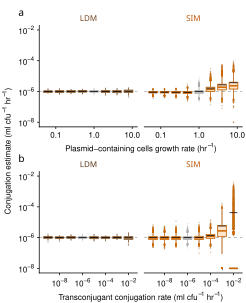

Write the R code that produced this figure.
# Packages ----------------------------------------------------------
library(tidyverse)
library(patchwork)
library(egg)
library(grid)
library(cowplot)
library(ungeviz)
library(scales)
source(file = "Simulation_functions_parameter_sweep.R")
theme_set(theme_cowplot())

# General plotting customization -------------------------------------------------
Figure_width = 3.42 # in width for one column figure in PNAS
Figure_label_size = 10
margin_y_axis = 0.2
margin_right = 0.2
margin_left = 0.2
plot_width = Figure_width - margin_right - margin_left - margin_y_axis
plot_height = plot_width/2
Figure_height = 3.42 + (0.2*2) + (0.2*2)
y_axis_label = expression(paste("Conjugation estimate (ml ", 'cfu'^-1, ' hr'^-1, ")"))
text_size_axis_title = 8

# psiD sweep data -------------------------------------------------
psiD_frame <- Parameter_sweep_load_data(treatments_filename = "Treatments_master.csv",
                                        simulation_estimates_folder = "data/psiD",
                                        new_zero_value = 1e-8, 
                                        parameter_for_xaxis_values = 'psiD')
psiD_mean_frame <- Parameter_sweep_mean_calculation(treatments_filename = "Treatments_master.csv",
                                                    simulation_estimates_folder = "data/psiD",
                                                    new_zero_value = 1e-8, 
                                                    parameter_for_xaxis_values = 'psiD')
psiD_frame <- psiD_frame %>%
  filter(estimate %in% c('LDM', 'SIM'))
psiD_mean_frame <- psiD_mean_frame %>%
  filter(estimate %in% c('LDM', 'SIM'))
psiD <- Box_plot(sim_data_frame = psiD_frame, 
                 mean_dataframe = psiD_mean_frame,
                 x_axis_label = expression(paste("Plasmid-containing cells growth rate (", 'hr'^-1, ")")),
                 Set_conjugation_rate = 1e-6, 
                 y_axis_min = 1e-8, 
                 y_axis_max = 1e-2,
                 color = c('tan4', c(rgb(205, 102, 0, maxColorValue = 255))), #tan4 and darkorange3
                 color_fill = c(c(rgb(226, 210, 195, maxColorValue = 255)), c(rgb(255, 229, 204, maxColorValue = 255)))) #light tan and light orange

# gammaTR sweep data -------------------------------------------------
gammaTR_frame <- Parameter_sweep_load_data(treatments_filename = "Treatments_master.csv",
                                        simulation_estimates_folder = "data/gammaTR",
                                        new_zero_value = 1e-8, 
                                        parameter_for_xaxis_values = 'gammaTR')
gammaTR_mean_frame <- Parameter_sweep_mean_calculation(treatments_filename = "Treatments_master.csv",
                                                    simulation_estimates_folder = "data/gammaTR",
                                                    new_zero_value = 1e-8, 
                                                    parameter_for_xaxis_values = 'gammaTR')
gammaTR_frame <- gammaTR_frame %>%
  filter(estimate %in% c('LDM', 'SIM'))
gammaTR_mean_frame <- gammaTR_mean_frame %>%
  filter(estimate %in% c('LDM', 'SIM'))
gammaTR <- Gamma_box_plot(sim_data_frame = gammaTR_frame, 
                 mean_dataframe = gammaTR_mean_frame,
                 x_axis_label = expression(paste("Transconjugant conjugation rate (ml ", 'cfu'^-1, ' hr'^-1, ")")),
                 Set_conjugation_rate = 1e-6, 
                 y_axis_min = 1e-8, 
                 y_axis_max = 1e-2)

# Assemble plot -------------------------------------------------
Fig <- (psiD / gammaTR) +
  plot_annotation(tag_levels = list(c('a', 'b'))) & 
  theme(plot.tag.position = c(0, 1), plot.tag = element_text(size = Figure_label_size)) &
  plot_layout(widths = unit(c(plot_width), units = c('in')), heights = unit(c(plot_height, plot_height), c('in', 'in')))
y.grob <- textGrob(y_axis_label, gp=gpar(fontsize=text_size_axis_title), rot=90)
Figure <- grid.arrange(y.grob, as_grob(Fig), ncol = 2, widths = unit(c(margin_y_axis, (plot_width + margin_right + margin_left)), c('in', 'in')))
save_plot("Fig.pdf", plot = Figure, base_width = Figure_width, base_height = Figure_height)
